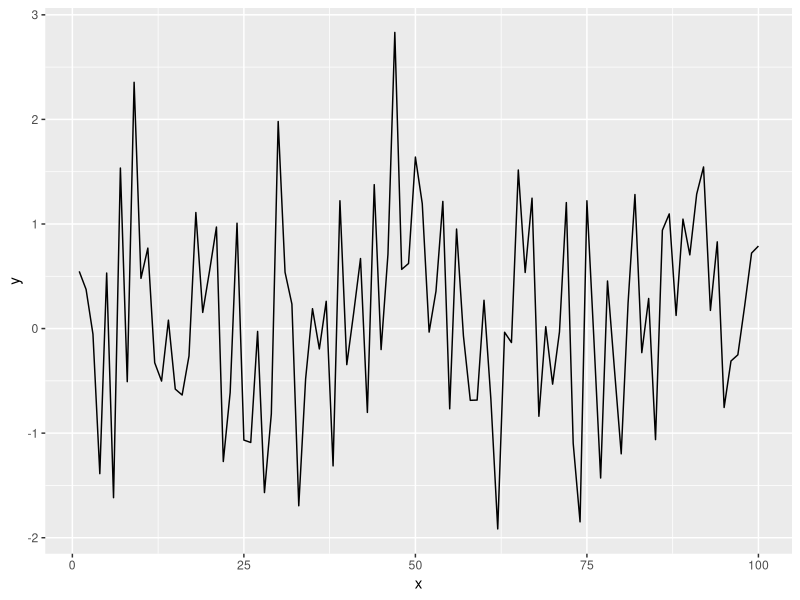

The R source for this figure:
## ---- chunk 1
knitr::opts_chunk$set(fig.align = "center", fig.path = "figure/")
## ---- chunk 2
install.packages("tidyverse")
library(tidyverse)
library(knitr)
## ---- chunk 3
x = seq(1:100)
y = rnorm(100)
dat = data.frame(x, y)
ggplot(dat, aes(x = x, y = y)) +
geom_line() 
## ---- chunk 4
knitr::kable(head(dat,5), caption = " this is the first 5 rows")
